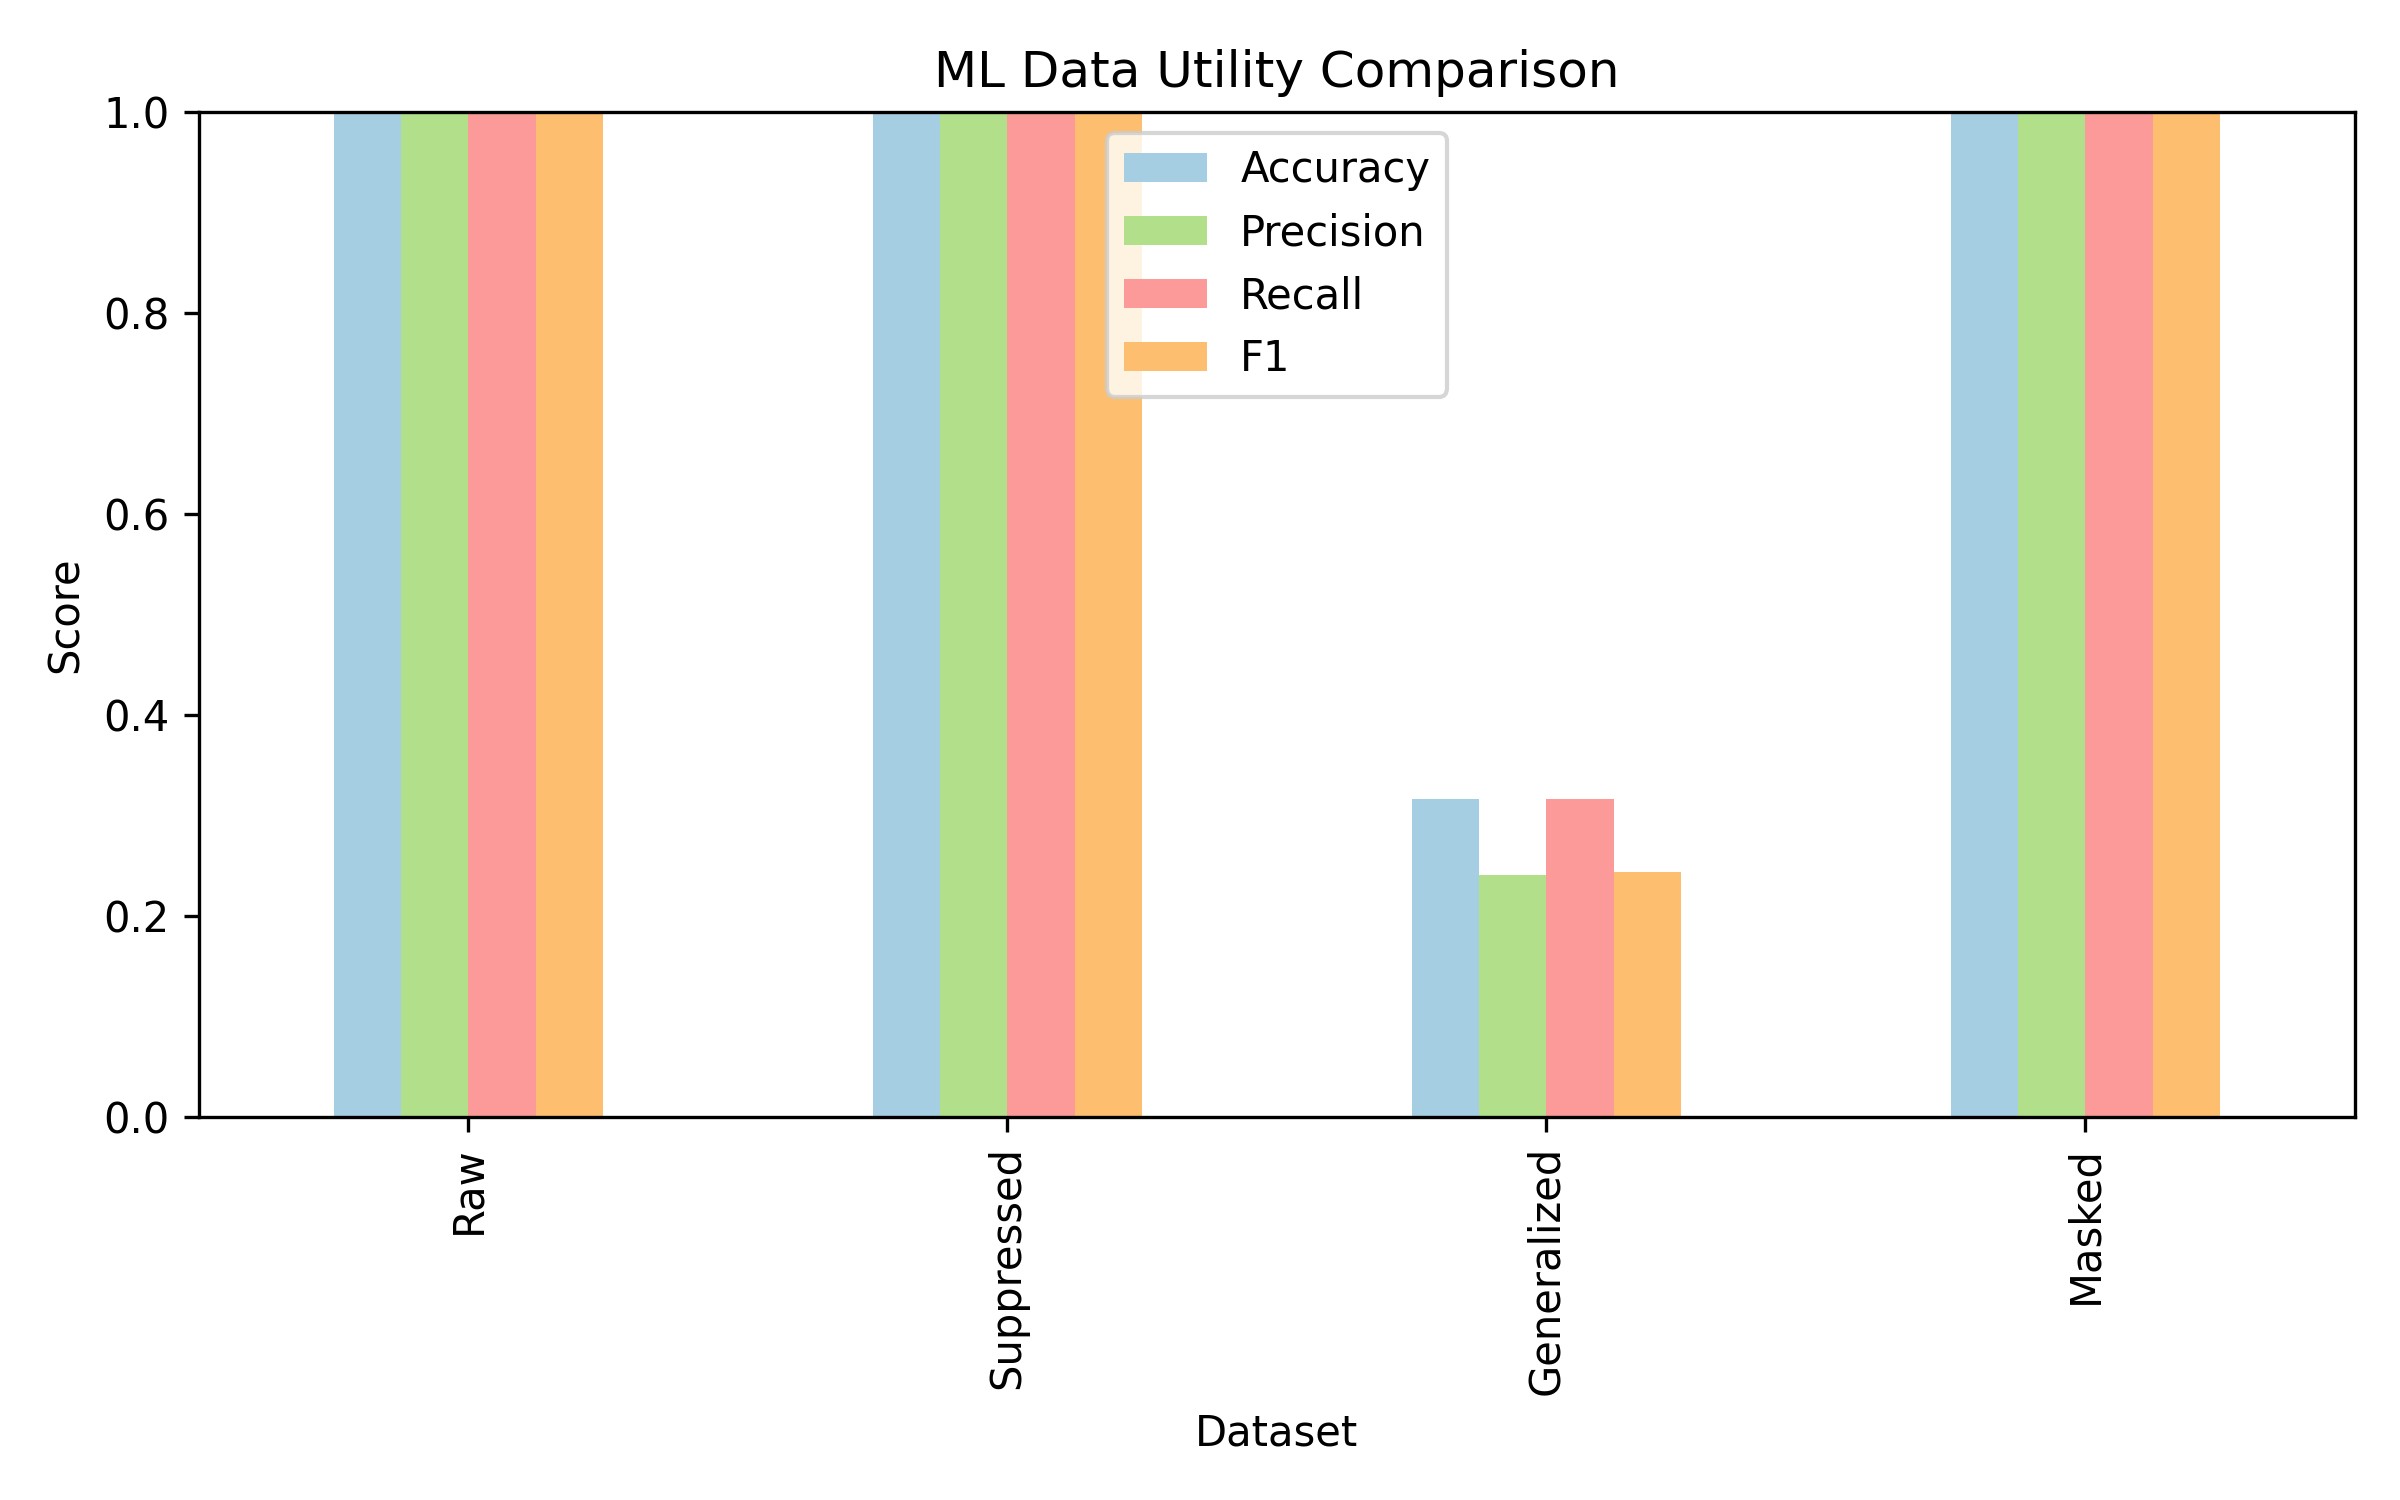

Here is the Python script that generated this plot:
#Train - Raw dataset
#Test  - Re-identified dataset 

import pandas as pd
import matplotlib.pyplot as plt
from sklearn.ensemble import RandomForestClassifier
from sklearn.metrics import accuracy_score, precision_score, recall_score, f1_score
from sklearn.preprocessing import LabelEncoder


# Dataset paths
datasets = {
    "Raw": "../defense/raw_dataset.csv",
    "Suppressed": "../defense/suppressed_dataset.csv",
    "Generalized": "../defense/generalized_dataset.csv",
    "Masked": "../defense/masked_dataset.csv"
}

target = "Network_Type"
features = ["MCC","MNC","PLMN","LAI","RAI"]


# TRAIN ON RAW DATASET

raw_df = pd.read_csv(datasets["Raw"])

for col in features + [target]:
    raw_df[col] = LabelEncoder().fit_transform(raw_df[col].astype(str))

X_train = raw_df[features]
y_train = raw_df[target]

model = RandomForestClassifier(random_state=42)
model.fit(X_train, y_train)


#  TEST ON ALL DATASETS

results = []

for name, path in datasets.items():

    df = pd.read_csv(path)

    for col in features + [target]:
        df[col] = LabelEncoder().fit_transform(df[col].astype(str))

    X_test = df[features]
    y_test = df[target]

    y_pred = model.predict(X_test)

    accuracy = accuracy_score(y_test, y_pred)
    precision = precision_score(y_test, y_pred, average="weighted")
    recall = recall_score(y_test, y_pred, average="weighted")
    f1 = f1_score(y_test, y_pred, average="weighted")

    results.append([name, accuracy, precision, recall, f1])


#  RESULTS TABLE 

results_df = pd.DataFrame(
    results,
    columns=["Dataset","Accuracy","Precision","Recall","F1"]
)

print("\nUtility Evaluation Results")
print(results_df)


#  BAR GRAPH 

colors = ["#a6cee3","#b2df8a","#fb9a99","#fdbf6f"]

results_df.set_index("Dataset").plot(
    kind="bar",
    figsize=(8,5),
    color=colors
)

plt.ylabel("Score")
plt.title("ML Data Utility Comparison")
plt.ylim(0,1)

plt.tight_layout()
plt.savefig("u_e.png", dpi=300)

plt.show()
